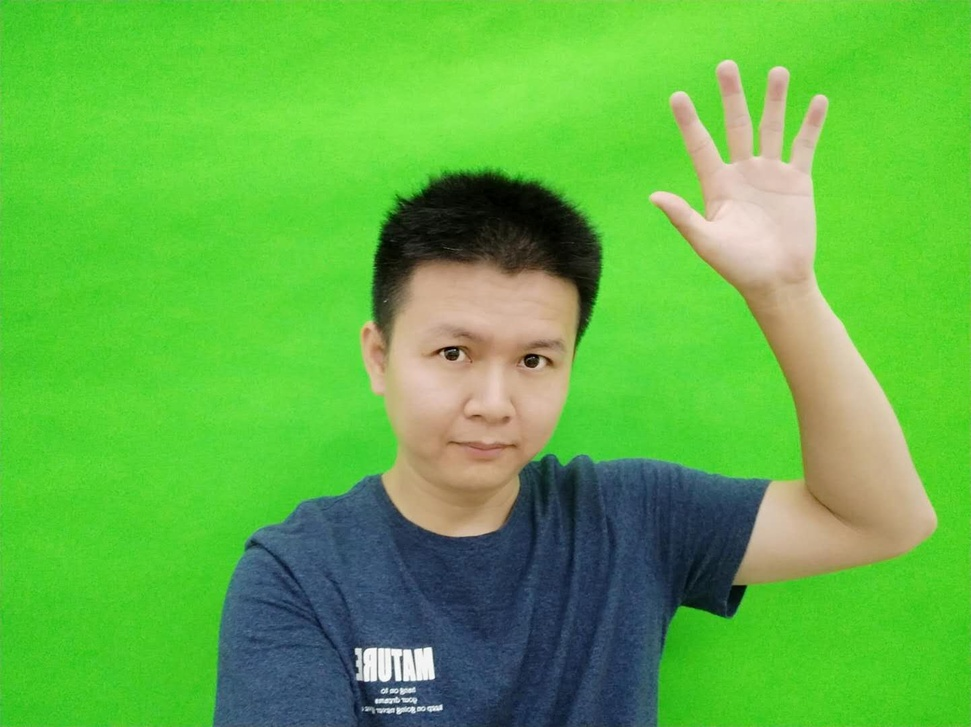
#> input picture src/tests/assets/greenscreen.jpg, 971 x 727 px, shrunk from 1442 x 1080 before the run
$ python -i chromakey_test.py   (imports and definitions only)
#> lines starting #> are read from the running program, lines starting #| are printed output that depends on the picture; after the words box and inside, x2 and y2 are one past the last pixel; in counts of white or black regions, pixels touching at a corner belong together
#> further down, picture is the input picture: shape (727, 971, 3); mean B, G, R 68.9, 179.8, 95.7
import logging

import cv2
import numpy as np
import pytest
from PIL import Image

logger = logging.getLogger(name=None)


GREEN_RANGE_MIN_HSV = (45, 50, 50)
GREEN_RANGE_MAX_HSV = (65, 255, 255)


def opencv_chromakey(pil_image: Image.Image):
    BLUR_SIZE = 2
    DILATE_SIZE = 4

    def convert_from_cv2_to_image(img: np.ndarray) -> Image.Image:
        return Image.fromarray(cv2.cvtColor(img, cv2.COLOR_BGRA2RGBA))

    def convert_from_image_to_cv2(img: Image.Image) -> np.ndarray:
        return cv2.cvtColor(np.array(img), cv2.COLOR_RGB2BGR)

    # choose hsv parameters: https://docs.opencv.org/4.x/df/d9d/tutorial_py_colorspaces.html
    # https://stackoverflow.com/questions/10948589/choosing-the-correct-upper-and-lower-hsv-boundaries-for-color-detection-withcv/48367205#48367205
    # https://stackoverflow.com/questions/48109650/how-to-detect-two-different-colors-using-cv2-inrange-in-python-opencv
    # https://www.geeksforgeeks.org/opencv-invert-mask/
    # https://stackoverflow.com/questions/51719472/remove-green-background-screen-from-image-using-opencv-python
    # https://docs.opencv.org/3.4/d9/d61/tutorial_py_morphological_ops.html

    frame = convert_from_image_to_cv2(pil_image)
    ## convert to hsv
    hsv = cv2.cvtColor(frame, cv2.COLOR_BGR2HSV)
#> hsv: shape (727, 971, 3); mean H, S, V 64.4, 166.8, 187.5

    # mask of green
    mask = cv2.inRange(hsv, np.array(GREEN_RANGE_MIN_HSV), np.array(GREEN_RANGE_MAX_HSV))
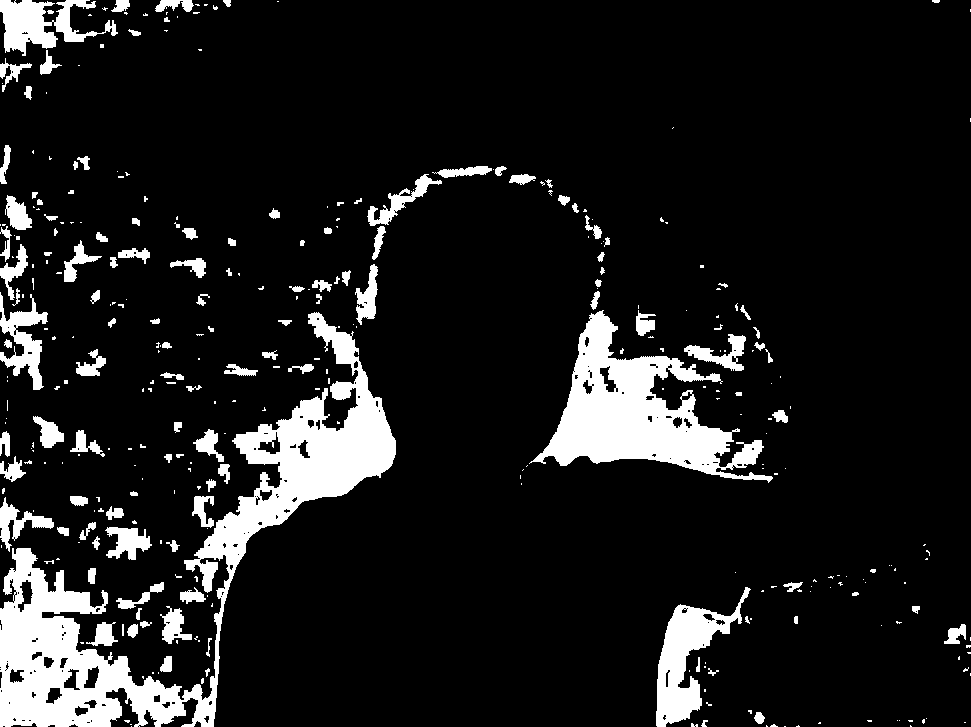
#> mask: shape (727, 971); 11.2% white; 350 white regions (220 under 20 px), largest, box (x1, y1, x2, y2) and area: (0, 312, 396, 727) 33237, (529, 310, 773, 483) 15798, (656, 587, 751, 727) 4723
    # cv2.imshow("Input", mask)
    # cv2.waitKey(0)
    # remove noise/false positives within people area
    mask = cv2.morphologyEx(mask, cv2.MORPH_OPEN, np.ones((DILATE_SIZE, DILATE_SIZE), np.uint8))
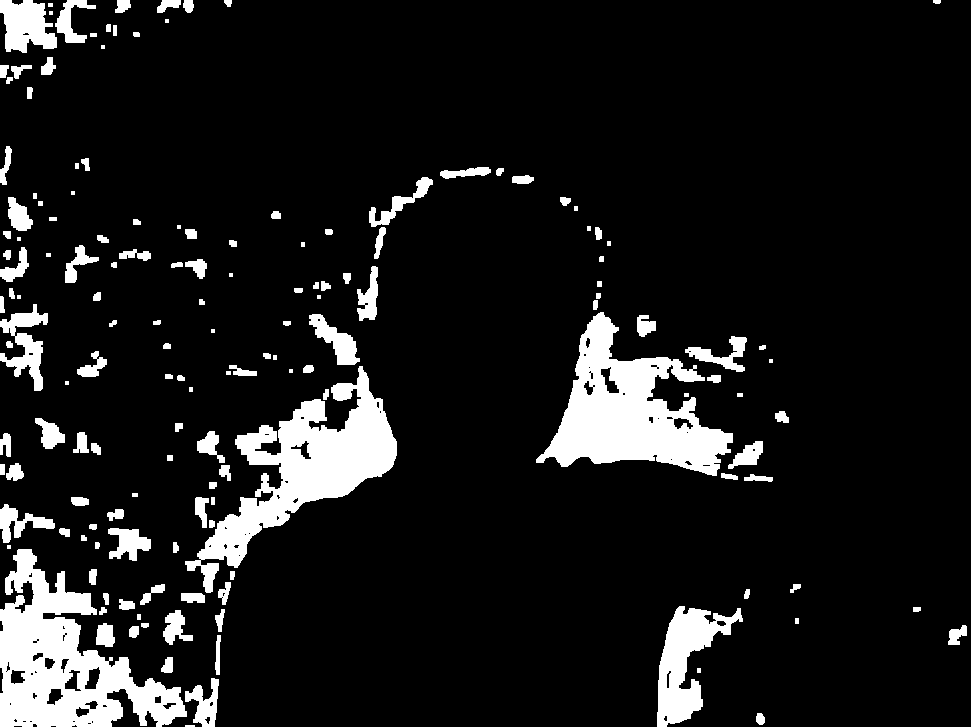
#> mask: shape (727, 971); 10.5% white; 157 white regions (14 under 20 px), largest, box (x1, y1, x2, y2) and area: (0, 549, 187, 727) 15388, (536, 312, 733, 476) 14596, (185, 366, 397, 593) 14579
    # dilate mask a bit to remove bit more when blurred
    mask = cv2.dilate(mask, np.ones((DILATE_SIZE, DILATE_SIZE), np.uint8), iterations=1)
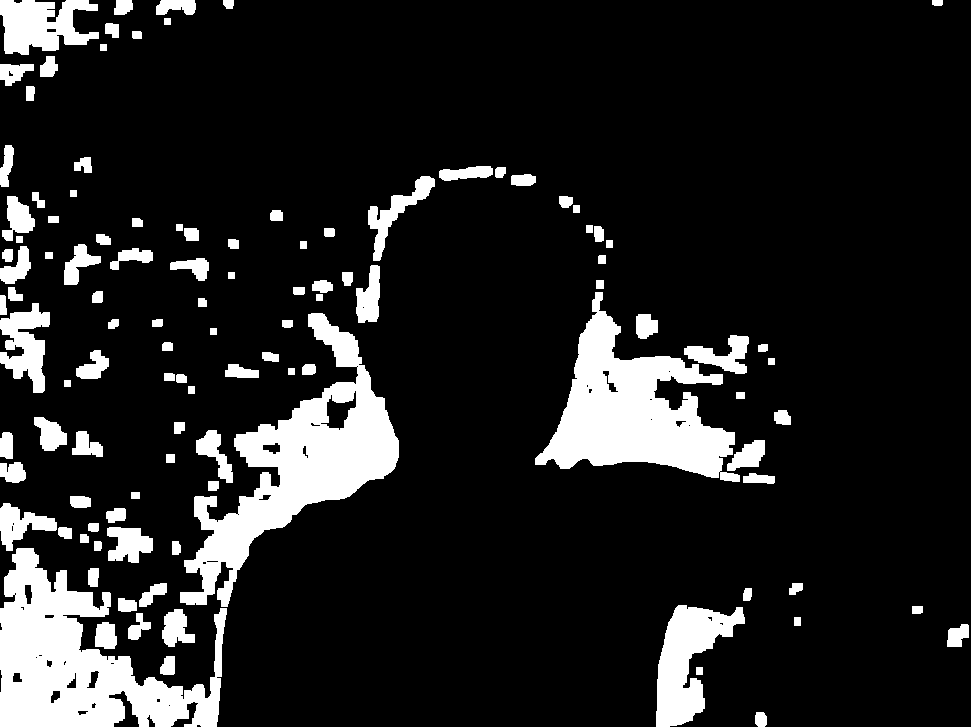
#> mask: shape (727, 971); 13.6% white; 113 white regions, largest, box (x1, y1, x2, y2) and area: (0, 548, 227, 727) 19818, (180, 313, 399, 607) 19808, (535, 292, 740, 482) 17131
    # cv2.imshow("Input", mask)
    # cv2.waitKey(0)

    # Inverting the mask
    mask_inverted = cv2.bitwise_not(mask)

    # enhance edges by blur# blur threshold image
    blur = cv2.GaussianBlur(mask_inverted, (0, 0), sigmaX=BLUR_SIZE, sigmaY=BLUR_SIZE, borderType=cv2.BORDER_DEFAULT)
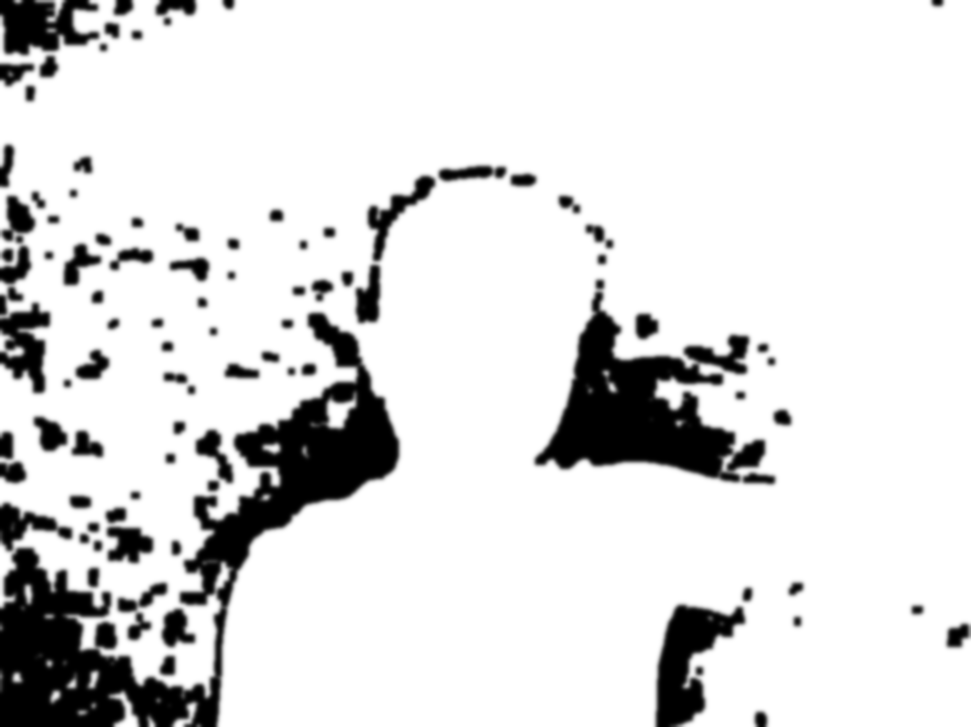
#> blur: shape (727, 971); min 0, max 255, mean 220.3

    # actually remove the background (so if transparency is ignored later in processing,
    # the removed parts are black instead just return)
    result = cv2.bitwise_and(frame, frame, mask=blur)
    # create result with transparent channel
    result = cv2.cvtColor(result, cv2.COLOR_BGR2BGRA)
#> result: shape (727, 971, 4)
    result[:, :, 3] = blur  # add mask to image as alpha channel
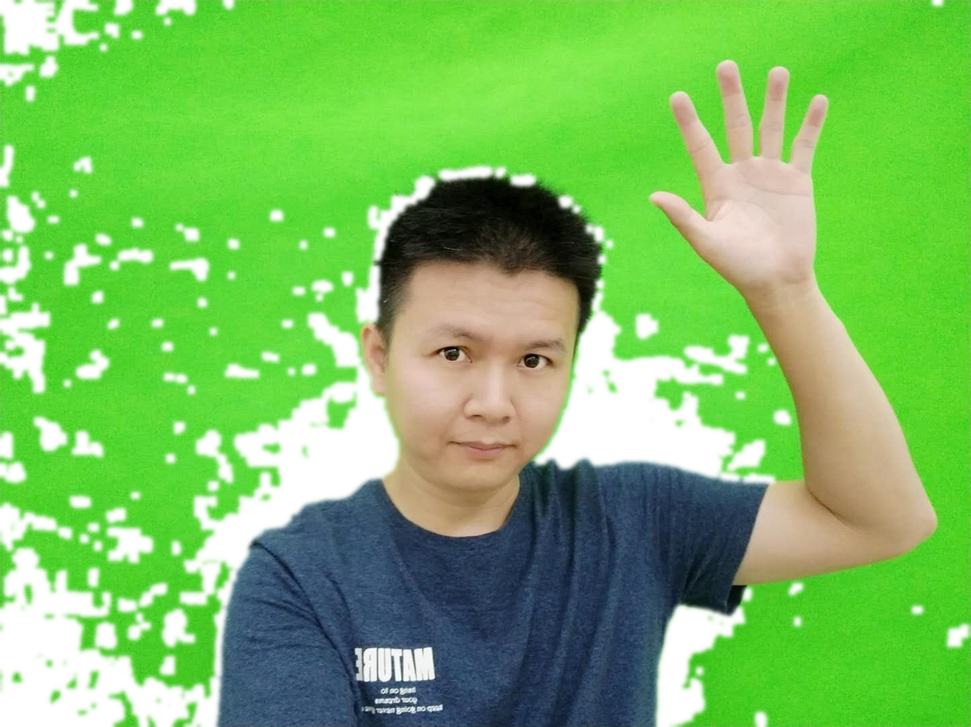
#> result: shape (727, 971, 4); mean R, G, B, A 91.7, 168.2, 66.3, 220.3; transparent parts drawn white

    # cv2.imshow("Input", result)
    # cv2.waitKey(0)
    return convert_from_cv2_to_image(result)
#> in convert_from_cv2_to_image, `return Image.fromarray(cv2.cvtColor(img, cv2.COLOR_BGRA2RGBA))`:
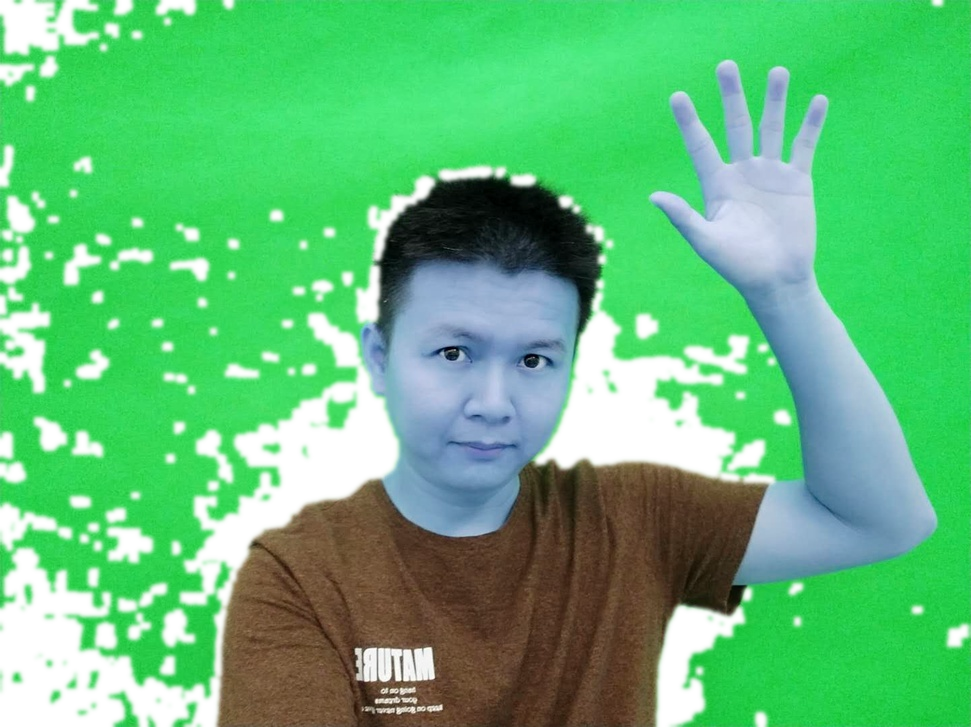
#> returned value: PIL image 971x727 RGBA; mean R, G, B, A 66.3, 168.2, 91.7, 220.3; transparent parts drawn white


# [42 lines left out: functions opencv_chromakey_live, library, not called in this run]

    # cleanup
    # os.remove(request.param)


# [3 lines that did not run here, left out]


# needs pip install pytest-benchmark
# [9 lines that did not run here, left out]

>>> import cv2
>>> picture = cv2.imread('../assets/greenscreen.jpg')
>>> result = opencv_chromakey(picture)
